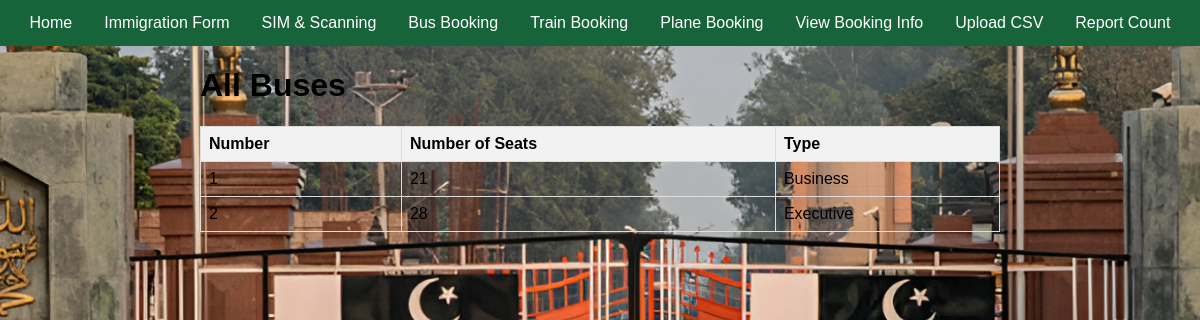
Page /view-buses/ on the earlier database version.
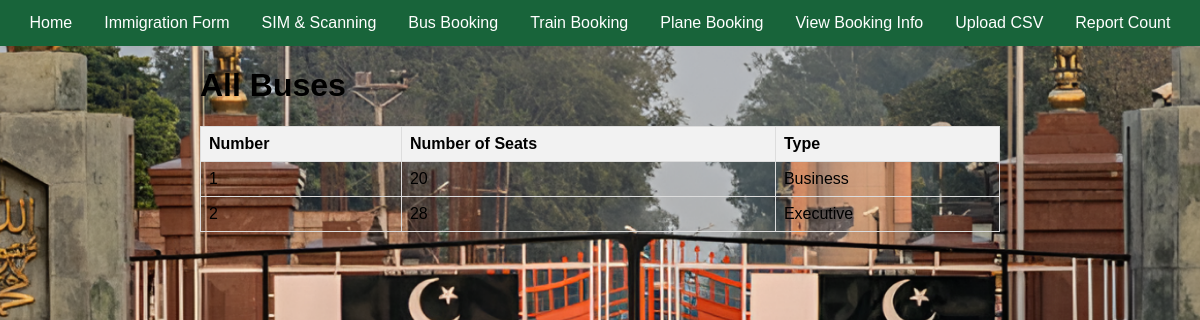
Same page on the later database version.
### database.py (models this page shows)
class Transport(Base):
    __tablename__ = "transport"
    id = Column(Integer, primary_key=True, index=True)
    departure_time = Column(Time, nullable=True)
    type = Column(String, nullable=False)
    transport_type = Column(String, nullable=False)
    __mapper_args__ = {
        'polymorphic_on': transport_type,
        'polymorphic_identity': 'transport'
    }

class Bus(Transport):
    __tablename__ = "bus"
    bus_id = Column(Integer, ForeignKey('transport.id'), primary_key=True)
    bus_number = Column(Integer, nullable=False)
    no_of_seats = Column(Integer, nullable=False)
    type = Column(String, index=True, nullable=True)
    __mapper_args__ = {
        'polymorphic_identity': 'bus',
    }

### main.py (the view)
@app.get("/view-buses/")
def view_buses(request: Request, db: Session = Depends(get_db)):
    buses = db.query(Bus).all()
    return templates.TemplateResponse("view_buses.html", {"request": request, "buses": buses})

### templates/view_buses.html
{% extends "base.html" %}
{% block content %}
<h1>All Buses</h1>
<table>
    <tr>
        <th>Number</th>
        <th>Number of Seats</th>
        <th>Type</th>
    </tr>
    {% for bus in buses %}
    <tr>
        <td>{{ bus.bus_number }}</td>
        <td>{{ bus.no_of_seats }}</td>
        <td>{{ bus.type }}</td>
    </tr>
    {% endfor %}
</table>
{% endblock %}

Differences in the rows shown:
changed Bus "Business": no_of_seats "21" → "20"
